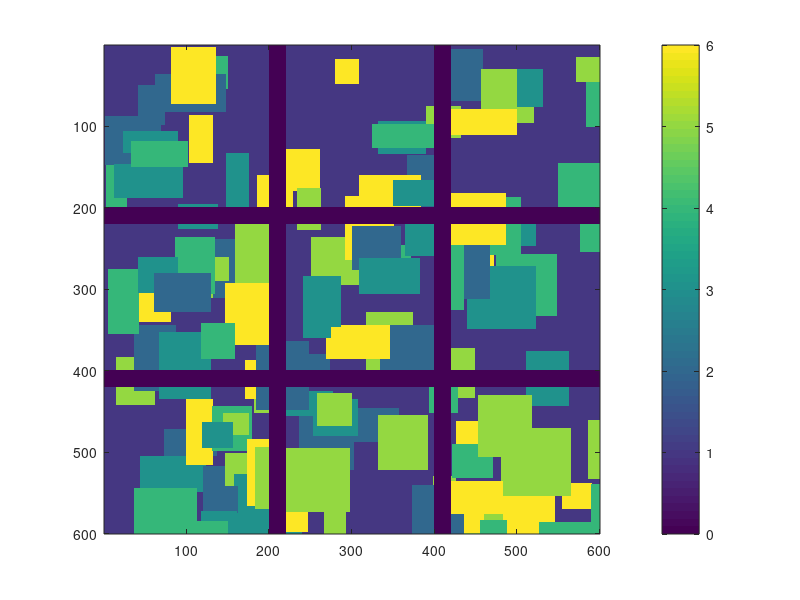

Write the MATLAB code that produced this figure. (Note: this script raises an error after producing the figure.)
width = 600;
height = 600;

map = ones(height, width);

for i = 1:120
    x0 = randi(width);
    y0 = randi(height);
    sx = randi(60) + 25;
    sy = randi(60) + 25;
    A = randi(5)+1;
    for dx = 1:sx
        for dy = 1:sy
                newy = y0 + dy;
                newx = x0 + dx;
                if(newy <= height && newx <= width)
                    map(y0 + dy, x0 + dx) = A; 
                end

        end
    end
end

for x = [200:220 400:420]
    for y = 1:height
        map(y, x) = 0;
    end
end

for y = [200:220 400:420]
    for x = 1:width
        map(y, x ) = 0;
    end
end

map = round(map)
image(map,'CDataMapping','scaled')
colorbar

%% Save to file
fileID = fopen('../maps/map7.txt','w');
    
fprintf(fileID, "N\n%d, %d\nC\n", height, width);
for r=1:height
    for c=1:width-1
        fprintf(fileID, "%d, ", map(r, c));
    end
    fprintf(fileID, "%d\n", map(r, width));
end
fclose(fileID);